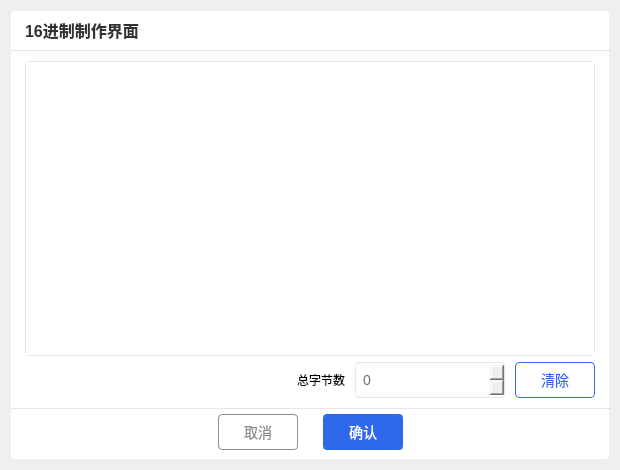
<?xml version="1.0" encoding="UTF-8"?>
<ui version="4.0">
 <class>hexStringShow</class>
 <widget class="QWidget" name="hexStringShow">
  <property name="geometry">
   <rect>
    <x>0</x>
    <y>0</y>
    <width>620</width>
    <height>470</height>
   </rect>
  </property>
  <property name="windowTitle">
   <string>16进制制作界面</string>
  </property>
  <layout class="QVBoxLayout" name="verticalLayout_3">
   <property name="leftMargin">
    <number>10</number>
   </property>
   <property name="topMargin">
    <number>10</number>
   </property>
   <property name="rightMargin">
    <number>10</number>
   </property>
   <property name="bottomMargin">
    <number>10</number>
   </property>
   <item>
    <widget class="QWidget" name="widget" native="true">
     <property name="minimumSize">
      <size>
       <width>600</width>
       <height>450</height>
      </size>
     </property>
     <property name="styleSheet">
      <string notr="true">#widget{
background-color: rgb(255, 255, 255);
border-style:solid;
border-width:1px;
border-color:rgb(240,240,240);
border-radius:4px;
}</string>
     </property>
     <layout class="QVBoxLayout" name="verticalLayout">
      <property name="spacing">
       <number>0</number>
      </property>
      <property name="leftMargin">
       <number>0</number>
      </property>
      <property name="topMargin">
       <number>0</number>
      </property>
      <property name="rightMargin">
       <number>0</number>
      </property>
      <property name="bottomMargin">
       <number>0</number>
      </property>
      <item>
       <widget class="QWidget" name="widget_windowTitle" native="true">
        <property name="minimumSize">
         <size>
          <width>0</width>
          <height>40</height>
         </size>
        </property>
        <property name="maximumSize">
         <size>
          <width>16777215</width>
          <height>40</height>
         </size>
        </property>
        <property name="styleSheet">
         <string notr="true">background: transparent; </string>
        </property>
        <layout class="QHBoxLayout" name="horizontalLayout_5">
         <property name="spacing">
          <number>0</number>
         </property>
         <property name="leftMargin">
          <number>15</number>
         </property>
         <property name="topMargin">
          <number>0</number>
         </property>
         <property name="rightMargin">
          <number>5</number>
         </property>
         <property name="bottomMargin">
          <number>0</number>
         </property>
         <item>
          <layout class="QHBoxLayout" name="horizontalLayout_4">
           <item>
            <widget class="QLabel" name="label_windowTitle">
             <property name="toolTip">
              <string/>
             </property>
             <property name="styleSheet">
              <string notr="true">font-weight:bold;
font-size:16px;
color: rgb(50, 50, 50);
</string>
             </property>
             <property name="text">
              <string>16进制制作界面</string>
             </property>
            </widget>
           </item>
          </layout>
         </item>
         <item>
          <spacer name="horizontalSpacer_4">
           <property name="orientation">
            <enum>Qt::Horizontal</enum>
           </property>
           <property name="sizeType">
            <enum>QSizePolicy::Maximum</enum>
           </property>
           <property name="sizeHint" stdset="0">
            <size>
             <width>623</width>
             <height>20</height>
            </size>
           </property>
          </spacer>
         </item>
         <item>
          <layout class="QHBoxLayout" name="horizontalLayout_7">
           <property name="spacing">
            <number>0</number>
           </property>
           <item>
            <widget class="QPushButton" name="pushButton_close">
             <property name="minimumSize">
              <size>
               <width>30</width>
               <height>30</height>
              </size>
             </property>
             <property name="maximumSize">
              <size>
               <width>30</width>
               <height>30</height>
              </size>
             </property>
             <property name="styleSheet">
              <string notr="true">QPushButton:hover { 
background-color:rgb(242, 113, 113); 
image: url(:/png/closeW.png)15 0 0 0;
}
QPushButton { 
image: url(:/png/close.png)15 0 0 0;
border-width:0;
border-style:outset;
background-color:transparent;
border-radius:2px;
}
</string>
             </property>
             <property name="text">
              <string/>
             </property>
            </widget>
           </item>
          </layout>
         </item>
         <item>
          <widget class="QWidget" name="widget_menu" native="true">
           <property name="sizePolicy">
            <sizepolicy hsizetype="Minimum" vsizetype="Preferred">
             <horstretch>0</horstretch>
             <verstretch>0</verstretch>
            </sizepolicy>
           </property>
           <property name="minimumSize">
            <size>
             <width>0</width>
             <height>45</height>
            </size>
           </property>
           <property name="maximumSize">
            <size>
             <width>400</width>
             <height>45</height>
            </size>
           </property>
           <layout class="QHBoxLayout" name="horizontalLayout_6">
            <property name="spacing">
             <number>0</number>
            </property>
            <property name="leftMargin">
             <number>0</number>
            </property>
            <property name="topMargin">
             <number>0</number>
            </property>
            <property name="rightMargin">
             <number>0</number>
            </property>
            <property name="bottomMargin">
             <number>0</number>
            </property>
           </layout>
          </widget>
         </item>
        </layout>
       </widget>
      </item>
      <item>
       <widget class="Line" name="line">
        <property name="minimumSize">
         <size>
          <width>0</width>
          <height>1</height>
         </size>
        </property>
        <property name="maximumSize">
         <size>
          <width>16777215</width>
          <height>1</height>
         </size>
        </property>
        <property name="styleSheet">
         <string notr="true">background-color: rgb(200, 200, 200);</string>
        </property>
        <property name="orientation">
         <enum>Qt::Horizontal</enum>
        </property>
       </widget>
      </item>
      <item>
       <widget class="QWidget" name="widget_2" native="true">
        <layout class="QVBoxLayout" name="verticalLayout_2">
         <property name="leftMargin">
          <number>15</number>
         </property>
         <property name="topMargin">
          <number>10</number>
         </property>
         <property name="rightMargin">
          <number>15</number>
         </property>
         <property name="bottomMargin">
          <number>10</number>
         </property>
         <item>
          <widget class="hexShowTableWidget" name="tableWidget_showHex">
           <property name="styleSheet">
            <string notr="true">QHeaderView::section{
color: rgb(104, 112, 130);
font-size:14px;
background: transparent;
background: rgb(246, 249, 255);
padding: 1px;border: none;
border-style:solid;
border-right-width:0px;
border-left-width:0px;
}
QTableWidget{
color: rgb(104, 112, 130);
font-size:14px;
border-style:solid;
border-width:1px;
border-color:rgb(229, 231, 234);
border-radius:4px;
}
</string>
           </property>
          </widget>
         </item>
         <item>
          <layout class="QHBoxLayout" name="horizontalLayout_2">
           <property name="spacing">
            <number>10</number>
           </property>
           <property name="topMargin">
            <number>0</number>
           </property>
           <property name="rightMargin">
            <number>0</number>
           </property>
           <item>
            <spacer name="horizontalSpacer">
             <property name="orientation">
              <enum>Qt::Horizontal</enum>
             </property>
             <property name="sizeHint" stdset="0">
              <size>
               <width>40</width>
               <height>20</height>
              </size>
             </property>
            </spacer>
           </item>
           <item>
            <layout class="QHBoxLayout" name="horizontalLayout" stretch="0,0">
             <item>
              <widget class="QLabel" name="label">
               <property name="text">
                <string>总字节数</string>
               </property>
              </widget>
             </item>
             <item>
              <widget class="QSpinBox" name="spinBox">
               <property name="minimumSize">
                <size>
                 <width>150</width>
                 <height>36</height>
                </size>
               </property>
               <property name="maximumSize">
                <size>
                 <width>16777215</width>
                 <height>36</height>
                </size>
               </property>
               <property name="styleSheet">
                <string notr="true">QSpinBox{
color: rgb(104, 112, 130);
font-size:14px;
border-style:solid;
border-width:1px;
border-color:rgb(229, 231, 234);
border-radius:4px;
padding-left:5px;
}

QSpinBox::up-button
{
image:url(:/png/up.png);
width: 40px;
}
QSpinBox::down-button{
image:url(:/png/down.png);
width: 40px;
}</string>
               </property>
               <property name="maximum">
                <number>1024</number>
               </property>
              </widget>
             </item>
            </layout>
           </item>
           <item>
            <widget class="QPushButton" name="pushButton_clearLog">
             <property name="minimumSize">
              <size>
               <width>80</width>
               <height>36</height>
              </size>
             </property>
             <property name="maximumSize">
              <size>
               <width>80</width>
               <height>36</height>
              </size>
             </property>
             <property name="styleSheet">
              <string notr="true">QPushButton {
	color: rgb(47, 105, 235);
	font-size:14px;
	border-style:solid;
	border-width:1px;
	border-color:rgb(47, 105, 235);
	border-radius:4px;
	padding-left:15px;
	padding-right:15px;
}
QPushButton:hover{
	color: rgb(47, 105, 235);
	background-color: rgba(47, 105, 235, 0.08);
}
QPushButton:pressed{
	color: rgb(47, 105, 235);
	background-color: rgba(47, 105, 235, 0.2);
}</string>
             </property>
             <property name="text">
              <string>清除</string>
             </property>
            </widget>
           </item>
          </layout>
         </item>
        </layout>
       </widget>
      </item>
      <item>
       <widget class="Line" name="line_2">
        <property name="minimumSize">
         <size>
          <width>0</width>
          <height>1</height>
         </size>
        </property>
        <property name="maximumSize">
         <size>
          <width>16777215</width>
          <height>1</height>
         </size>
        </property>
        <property name="styleSheet">
         <string notr="true">background-color: rgb(200, 200, 200);</string>
        </property>
        <property name="orientation">
         <enum>Qt::Horizontal</enum>
        </property>
       </widget>
      </item>
      <item>
       <layout class="QHBoxLayout" name="horizontalLayout_3">
        <property name="spacing">
         <number>25</number>
        </property>
        <property name="topMargin">
         <number>5</number>
        </property>
        <property name="bottomMargin">
         <number>10</number>
        </property>
        <item>
         <spacer name="horizontalSpacer_2">
          <property name="orientation">
           <enum>Qt::Horizontal</enum>
          </property>
          <property name="sizeHint" stdset="0">
           <size>
            <width>40</width>
            <height>20</height>
           </size>
          </property>
         </spacer>
        </item>
        <item>
         <widget class="QPushButton" name="pushButton_cancel">
          <property name="minimumSize">
           <size>
            <width>80</width>
            <height>36</height>
           </size>
          </property>
          <property name="maximumSize">
           <size>
            <width>80</width>
            <height>36</height>
           </size>
          </property>
          <property name="styleSheet">
           <string notr="true">color: rgb(140,140,140);
font-size:14px;
border-style:solid;
border-width:1px;
border-color:rgb(140,140,140);
border-radius:4px;
padding-left:15px;
padding-right:15px;</string>
          </property>
          <property name="text">
           <string>取消</string>
          </property>
         </widget>
        </item>
        <item>
         <widget class="QPushButton" name="pushButton_ok">
          <property name="minimumSize">
           <size>
            <width>80</width>
            <height>36</height>
           </size>
          </property>
          <property name="maximumSize">
           <size>
            <width>80</width>
            <height>36</height>
           </size>
          </property>
          <property name="styleSheet">
           <string notr="true">color: rgb(255, 255, 255);
font-size:14px;
border-style:solid;
border-width:2px;
background-color: rgb(47, 105, 235);
border-color:rgb(47, 105, 235);
border-radius:4px;
padding-left:15px;
padding-right:15px;</string>
          </property>
          <property name="text">
           <string>确认</string>
          </property>
         </widget>
        </item>
        <item>
         <spacer name="horizontalSpacer_3">
          <property name="orientation">
           <enum>Qt::Horizontal</enum>
          </property>
          <property name="sizeHint" stdset="0">
           <size>
            <width>40</width>
            <height>20</height>
           </size>
          </property>
         </spacer>
        </item>
       </layout>
      </item>
     </layout>
    </widget>
   </item>
  </layout>
 </widget>
 <customwidgets>
  <customwidget>
   <class>hexShowTableWidget</class>
   <extends>QTableWidget</extends>
   <header>hexshowtablewidget.h</header>
  </customwidget>
 </customwidgets>
 <resources/>
 <connections/>
</ui>
